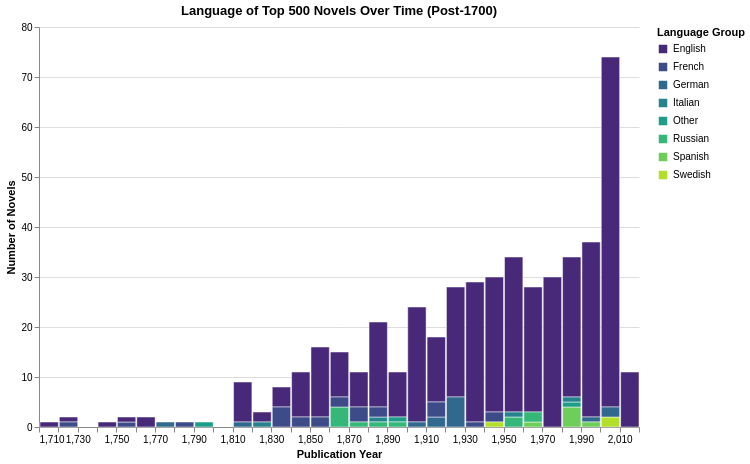

The notebook cell this image was saved under:
### Markdown cell above
---
## Section 4: Has the Language Distribution Changed Over Time?

Even if English dominates the overall list, perhaps non-English works cluster in particular historical periods. Let's look at language distribution by century of publication.

### Code cell
modern_novels = novels_df[novels_df['pub_year'] >= 1700].copy()

alt.Chart(modern_novels).mark_bar(
    stroke='white',    # This replaces 'edge'
    strokeWidth=0.5    # Optional: adjust the thickness of the border
).encode(
    x=alt.X('pub_year:Q', 
            bin=alt.Bin(maxbins=30), 
            title='Publication Year'),
    y=alt.Y('count():Q', 
            title='Number of Novels'),
    color=alt.Color('lang_group:N', 
                    title='Language Group', 
                    scale=alt.Scale(scheme='viridis')),
    tooltip=['lang_group', 'count()']
).properties(
    title='Language of Top 500 Novels Over Time (Post-1700)',
    width=600,
    height=400
).configure_view(
    strokeWidth=0
)

### Figure 1 — Vega-Lite specification as saved in the notebook (floating-point values rounded to 4 significant figures; data arrays with more than 128 entries replaced by an {"elided": "..."} marker saying what was removed)
{"config": {"view": {"continuousWidth": 300, "continuousHeight": 300, "strokeWidth": 0}}, "data": {"name": "data-ea752435c795faa67adc770d96b6ef6f"}, "mark": {"type": "bar", "stroke": "white", "strokeWidth": 0.5}, "encoding": {"color": {"field": "lang_group", "scale": {"scheme": "viridis"}, "title": "Language Group", "type": "nominal"}, "tooltip": [{"field": "lang_group", "type": "nominal"}, {"aggregate": "count", "type": "quantitative"}], "x": {"bin": {"maxbins": 30}, "field": "pub_year", "title": "Publication Year", "type": "quantitative"}, "y": {"aggregate": "count", "title": "Number of Novels", "type": "quantitative"}}, "height": 400, "title": "Language of Top 500 Novels Over Time (Post-1700)", "width": 600, "$schema": "https://vega.github.io/schema/vega-lite/v6.4.1.json", "datasets": {"data-ea752435c795faa67adc770d96b6ef6f": {"elided": "493 records"}}}
